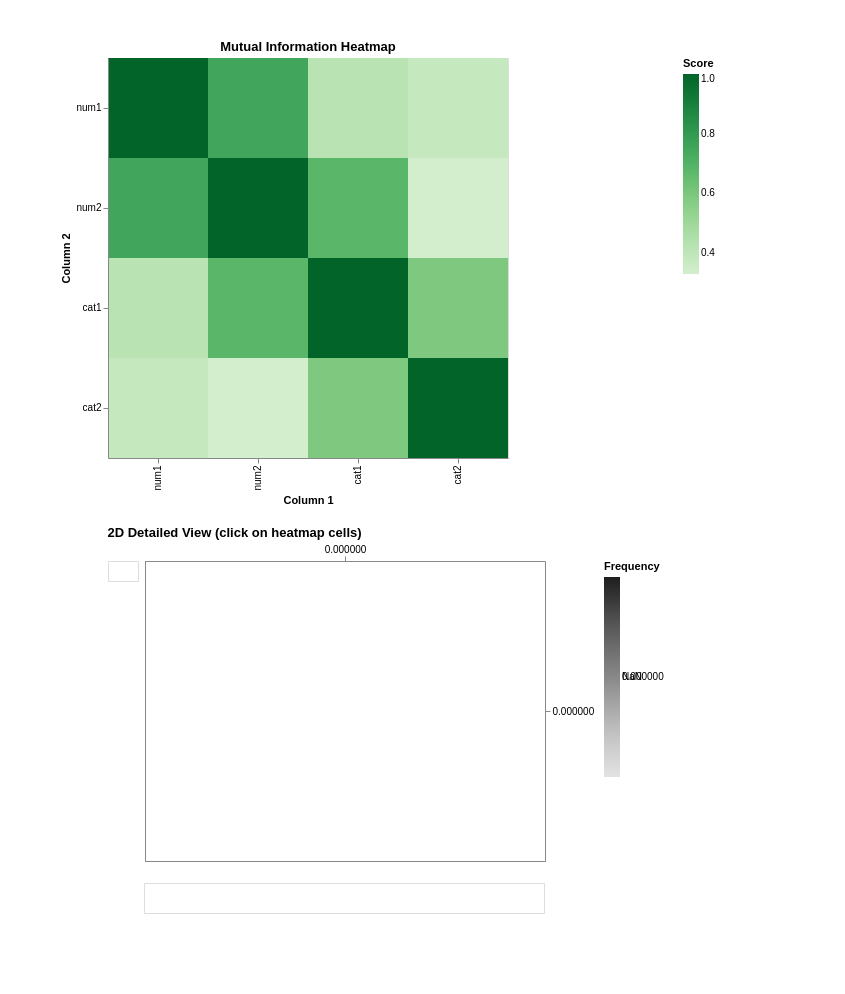

Notebook code cell kept with this figure:
### Code cell
plot_heatmap(df, detailed_df=detailed_df, interactive=True)

### Figure 1 — Vega-Lite specification as saved in the notebook (floating-point values rounded to 4 significant figures)
{"config": {"view": {"continuousWidth": 300, "continuousHeight": 300}}, "vconcat": [{"data": {"name": "data-33ac42c84b1e6694e850e5a1ef74e7e7"}, "mark": {"type": "rect"}, "encoding": {"color": {"condition": {"test": "(datum.Score === 0)", "value": "white"}, "field": "Score", "legend": {}, "scale": {"scheme": "greens"}, "type": "quantitative"}, "tooltip": [{"field": "Column 1", "type": "nominal"}, {"field": "Column 2", "type": "nominal"}, {"field": "Score", "type": "quantitative"}], "x": {"field": "Column 1", "sort": ["num1", "num2", "cat1", "cat2"], "title": "Column 1", "type": "nominal"}, "y": {"field": "Column 2", "sort": ["num1", "num2", "cat1", "cat2"], "title": "Column 2", "type": "nominal"}}, "height": 400, "name": "view_1", "title": "Mutual Information Heatmap", "width": 400}, {"vconcat": [{"hconcat": [{"mark": {"type": "text", "angle": 270, "fontSize": 12, "strokeWidth": 0.5}, "encoding": {"text": {"field": "Column 2", "type": "nominal"}, "x": {"value": 15}, "y": {"value": 150}}, "name": "view_3", "transform": [{"filter": {"param": "param_1"}}], "width": 30}, {"layer": [{"mark": {"type": "text", "strokeWidth": 0.5, "text": "No Data: self comparison"}, "name": "view_2", "transform": [{"filter": {"and": [{"param": "param_1"}, "(datum.comparison_type === 'same-same')"]}}]}, {"mark": {"type": "text", "strokeWidth": 0.5, "text": "Nothing selected"}, "transform": [{"filter": {"and": [{"param": "param_1"}, "(datum.comparison_type === 'none')"]}}]}, {"mark": {"type": "circle", "color": "black", "size": 60}, "encoding": {"tooltip": [{"field": "x_data", "type": "quantitative"}, {"field": "y_data", "type": "quantitative"}], "x": {"axis": {"orient": "bottom"}, "field": "x_data", "title": null, "type": "quantitative"}, "y": {"axis": {"orient": "left"}, "field": "y_data", "title": null, "type": "quantitative"}}, "transform": [{"filter": {"and": [{"param": "param_1"}, "(datum.comparison_type === 'num-num')"]}}]}, {"mark": {"type": "boxplot", "color": "black", "size": 60}, "encoding": {"tooltip": [{"field": "x_data", "type": "nominal"}, {"field": "y_data", "type": "quantitative"}], "x": {"axis": {"orient": "top"}, "field": "x_data", "title": null, "type": "quantitative"}, "y": {"axis": {"orient": "left"}, "field": "y_data", "scale": {"padding": 0.5}, "title": null, "type": "nominal"}}, "transform": [{"filter": {"and": [{"param": "param_1"}, "(datum.comparison_type === 'num-cat')"]}}]}, {"mark": {"type": "boxplot", "color": "black", "size": 60}, "encoding": {"tooltip": [{"field": "x_data", "type": "nominal"}, {"field": "y_data", "type": "quantitative"}], "x": {"axis": {"orient": "bottom"}, "field": "x_data", "scale": {"padding": 0.5}, "title": null, "type": "nominal"}, "y": {"axis": {"orient": "right"}, "field": "y_data", "title": null, "type": "quantitative"}}, "transform": [{"filter": {"and": [{"param": "param_1"}, "(datum.comparison_type === 'cat-num')"]}}]}, {"mark": {"type": "rect", "stroke": "white"}, "encoding": {"color": {"condition": {"test": "(datum.Frequency === 0)", "value": "white"}, "field": "Frequency", "legend": {"offset": 10, "orient": "right"}, "scale": {"domainMin": 0, "scheme": "greys"}, "type": "quantitative"}, "tooltip": [{"field": "x_data", "type": "nominal"}, {"field": "y_data", "type": "nominal"}, {"field": "Frequency", "type": "quantitative"}], "x": {"axis": {"orient": "bottom"}, "field": "x_data", "title": null, "type": "nominal"}, "y": {"axis": {"orient": "left"}, "field": "y_data", "title": null, "type": "nominal"}}, "transform": [{"filter": {"and": [{"param": "param_1"}, "(datum.comparison_type === 'cat-cat')"]}}]}], "height": 300, "resolve": {"legend": {"color": "independent"}, "scale": {"color": "independent", "x": "shared", "y": "shared"}}, "width": 400}], "spacing": 5}, {"hconcat": [{"mark": {"type": "text", "opacity": 0}, "height": 30, "name": "view_4", "transform": [{"filter": "(datum.comparison_type === 'never-matches')"}], "width": 30}, {"mark": {"type": "text", "align": "center", "fontSize": 12, "strokeWidth": 0.5}, "encoding": {"text": {"field": "Column 1", "type": "nominal"}, "x": {"value": 200}, "y": {"value": 15}}, "height": 30, "name": "view_5", "transform": [{"filter": {"param": "param_1"}}], "width": 400}], "spacing": 5}], "data": {"name": "data-77cf99bccd0a7bd95285b75315df2727"}, "title": "2D Detailed View (click on heatmap cells)"}], "padding": {"left": 60, "right": 130, "top": 40, "bottom": 80}, "params": [{"name": "param_1", "select": {"type": "point", "clear": false, "fields": ["Column 1", "Column 2"], "on": "click"}, "value": [{"Column 1": null}, {"Column 2": null}], "views": ["view_1"]}, {"name": "param_2", "select": {"type": "interval", "encodings": ["x", "y"]}, "bind": "scales", "views": ["view_1", "view_3", "view_2", "view_4", "view_5"]}], "spacing": 20, "$schema": "https://vega.github.io/schema/vega-lite/v5.20.1.json", "datasets": {"data-33ac42c84b1e6694e850e5a1ef74e7e7": [{"Column 1": "num1", "Column 2": "num1", "Score": 1.0}, {"Column 1": "num1", "Column 2": "num2", "Score": 0.75}, {"Column 1": "num1", "Column 2": "cat1", "Score": 0.42}, {"Column 1": "num1", "Column 2": "cat2", "Score": 0.38}, {"Column 1": "num2", "Column 2": "num1", "Score": 0.75}, {"Column 1": "num2", "Column 2": "num2", "Score": 1.0}, {"Column 1": "num2", "Column 2": "cat1", "Score": 0.68}, {"Column 1": "num2", "Column 2": "cat2", "Score": 0.33}, {"Column 1": "cat1", "Column 2": "num1", "Score": 0.42}, {"Column 1": "cat1", "Column 2": "num2", "Score": 0.68}, {"Column 1": "cat1", "Column 2": "cat1", "Score": 1.0}, {"Column 1": "cat1", "Column 2": "cat2", "Score": 0.59}, {"Column 1": "cat2", "Column 2": "num1", "Score": 0.38}, {"Column 1": "cat2", "Column 2": "num2", "Score": 0.33}, {"Column 1": "cat2", "Column 2": "cat1", "Score": 0.59}, {"Column 1": "cat2", "Column 2": "cat2", "Score": 1.0}], "data-77cf99bccd0a7bd95285b75315df2727": [{"Column 1": "num1", "Column 2": "num1", "comparison_type": "same-same", "x_data": null, "y_data": null, "Frequency": 0}, {"Column 1": "num2", "Column 2": "num2", "comparison_type": "same-same", "x_data": null, "y_data": null, "Frequency": 0}, {"Column 1": "cat1", "Column 2": "cat1", "comparison_type": "same-same", "x_data": null, "y_data": null, "Frequency": 0}, {"Column 1": "cat2", "Column 2": "cat2", "comparison_type": "same-same", "x_data": null, "y_data": null, "Frequency": 0}, {"Column 1": "num1", "Column 2": "num2", "comparison_type": "num-num", "x_data": "1.2", "y_data": "3.5", "Frequency": 0}, {"Column 1": "num1", "Column 2": "num2", "comparison_type": "num-num", "x_data": "4.0", "y_data": "2.4", "Frequency": 0}, {"Column 1": "num1", "Column 2": "num2", "comparison_type": "num-num", "x_data": "2.2", "y_data": "6.0", "Frequency": 0}, {"Column 1": "num1", "Column 2": "num2", "comparison_type": "num-num", "x_data": "1.3", "y_data": "4.6", "Frequency": 0}, {"Column 1": "num1", "Column 2": "num2", "comparison_type": "num-num", "x_data": "4.5", "y_data": "0.5", "Frequency": 0}, {"Column 1": "num1", "Column 2": "cat1", "comparison_type": "num-cat", "x_data": "1.2", "y_data": "foo", "Frequency": 0}, {"Column 1": "num1", "Column 2": "cat1", "comparison_type": "num-cat", "x_data": "3.8", "y_data": "foo", "Frequency": 0}, {"Column 1": "num1", "Column 2": "cat1", "comparison_type": "num-cat", "x_data": "4.3", "y_data": "foo", "Frequency": 0}, {"Column 1": "num1", "Column 2": "cat1", "comparison_type": "num-cat", "x_data": "8.3", "y_data": "bar", "Frequency": 0}, {"Column 1": "num1", "Column 2": "cat1", "comparison_type": "num-cat", "x_data": "1.9", "y_data": "bar", "Frequency": 0}, {"Column 1": "num1", "Column 2": "cat1", "comparison_type": "num-cat", "x_data": "3.4", "y_data": "bar", "Frequency": 0}, {"Column 1": "num1", "Column 2": "cat1", "comparison_type": "num-cat", "x_data": "6.2", "y_data": "quagga", "Frequency": 0}, {"Column 1": "num1", "Column 2": "cat1", "comparison_type": "num-cat", "x_data": "3.2", "y_data": "quagga", "Frequency": 0}, {"Column 1": "num1", "Column 2": "cat1", "comparison_type": "num-cat", "x_data": "2.5", "y_data": "quagga", "Frequency": 0}, {"Column 1": "num1", "Column 2": "cat2", "comparison_type": "num-cat", "x_data": "7.1", "y_data": "yes", "Frequency": 0}, {"Column 1": "num1", "Column 2": "cat2", "comparison_type": "num-cat", "x_data": "6.7", "y_data": "yes", "Frequency": 0}, {"Column 1": "num1", "Column 2": "cat2", "comparison_type": "num-cat", "x_data": "3.2", "y_data": "yes", "Frequency": 0}, {"Column 1": "num1", "Column 2": "cat2", "comparison_type": "num-cat", "x_data": "8.1", "y_data": "no", "Frequency": 0}, {"Column 1": "num1", "Column 2": "cat2", "comparison_type": "num-cat", "x_data": "1.9", "y_data": "no", "Frequency": 0}, {"Column 1": "num1", "Column 2": "cat2", "comparison_type": "num-cat", "x_data": "2.8", "y_data": "no", "Frequency": 0}, {"Column 1": "num2", "Column 2": "num1", "comparison_type": "num-num", "x_data": "3.5", "y_data": "1.2", "Frequency": 0}, {"Column 1": "num2", "Column 2": "num1", "comparison_type": "num-num", "x_data": "2.4", "y_data": "4.0", "Frequency": 0}, {"Column 1": "num2", "Column 2": "num1", "comparison_type": "num-num", "x_data": "6.0", "y_data": "2.2", "Frequency": 0}, {"Column 1": "num2", "Column 2": "num1", "comparison_type": "num-num", "x_data": "4.6", "y_data": "1.3", "Frequency": 0}, {"Column 1": "num2", "Column 2": "num1", "comparison_type": "num-num", "x_data": "0.5", "y_data": "4.5", "Frequency": 0}, {"Column 1": "num2", "Column 2": "cat1", "comparison_type": "num-cat", "x_data": "4.4", "y_data": "foo", "Frequency": 0}, {"Column 1": "num2", "Column 2": "cat1", "comparison_type": "num-cat", "x_data": "3.2", "y_data": "foo", "Frequency": 0}, {"Column 1": "num2", "Column 2": "cat1", "comparison_type": "num-cat", "x_data": "2.0", "y_data": "foo", "Frequency": 0}, {"Column 1": "num2", "Column 2": "cat1", "comparison_type": "num-cat", "x_data": "3.6", "y_data": "bar", "Frequency": 0}, {"Column 1": "num2", "Column 2": "cat1", "comparison_type": "num-cat", "x_data": "1.4", "y_data": "bar", "Frequency": 0}, {"Column 1": "num2", "Column 2": "cat1", "comparison_type": "num-cat", "x_data": "9.1", "y_data": "bar", "Frequency": 0}, {"Column 1": "num2", "Column 2": "cat1", "comparison_type": "num-cat", "x_data": "7.6", "y_data": "quagga", "Frequency": 0}, {"Column 1": "num2", "Column 2": "cat1", "comparison_type": "num-cat", "x_data": "3.2", "y_data": "quagga", "Frequency": 0}, {"Column 1": "num2", "Column 2": "cat1", "comparison_type": "num-cat", "x_data": "1.0", "y_data": "quagga", "Frequency": 0}, {"Column 1": "num2", "Column 2": "cat2", "comparison_type": "num-cat", "x_data": "4.1", "y_data": "yes", "Frequency": 0}, {"Column 1": "num2", "Column 2": "cat2", "comparison_type": "num-cat", "x_data": "9.3", "y_data": "yes", "Frequency": 0}, {"Column 1": "num2", "Column 2": "cat2", "comparison_type": "num-cat", "x_data": "3.9", "y_data": "yes", "Frequency": 0}, {"Column 1": "num2", "Column 2": "cat2", "comparison_type": "num-cat", "x_data": "7.3", "y_data": "no", "Frequency": 0}, {"Column 1": "num2", "Column 2": "cat2", "comparison_type": "num-cat", "x_data": "4.5", "y_data": "no", "Frequency": 0}, {"Column 1": "num2", "Column 2": "cat2", "comparison_type": "num-cat", "x_data": "6.7", "y_data": "no", "Frequency": 0}, {"Column 1": "cat1", "Column 2": "num1", "comparison_type": "cat-num", "x_data": "foo", "y_data": "1.2", "Frequency": 0}, {"Column 1": "cat1", "Column 2": "num1", "comparison_type": "cat-num", "x_data": "foo", "y_data": "3.8", "Frequency": 0}, {"Column 1": "cat1", "Column 2": "num1", "comparison_type": "cat-num", "x_data": "foo", "y_data": "4.3", "Frequency": 0}, {"Column 1": "cat1", "Column 2": "num1", "comparison_type": "cat-num", "x_data": "bar", "y_data": "8.3", "Frequency": 0}, {"Column 1": "cat1", "Column 2": "num1", "comparison_type": "cat-num", "x_data": "bar", "y_data": "1.9", "Frequency": 0}, {"Column 1": "cat1", "Column 2": "num1", "comparison_type": "cat-num", "x_data": "bar", "y_data": "3.4", "Frequency": 0}, {"Column 1": "cat1", "Column 2": "num1", "comparison_type": "cat-num", "x_data": "quagga", "y_data": "6.2", "Frequency": 0}, {"Column 1": "cat1", "Column 2": "num1", "comparison_type": "cat-num", "x_data": "quagga", "y_data": "3.2", "Frequency": 0}, {"Column 1": "cat1", "Column 2": "num1", "comparison_type": "cat-num", "x_data": "quagga", "y_data": "2.5", "Frequency": 0}, {"Column 1": "cat1", "Column 2": "num2", "comparison_type": "cat-num", "x_data": "foo", "y_data": "4.4", "Frequency": 0}, {"Column 1": "cat1", "Column 2": "num2", "comparison_type": "cat-num", "x_data": "foo", "y_data": "3.2", "Frequency": 0}, {"Column 1": "cat1", "Column 2": "num2", "comparison_type": "cat-num", "x_data": "foo", "y_data": "2.0", "Frequency": 0}, {"Column 1": "cat1", "Column 2": "num2", "comparison_type": "cat-num", "x_data": "bar", "y_data": "3.6", "Frequency": 0}, {"Column 1": "cat1", "Column 2": "num2", "comparison_type": "cat-num", "x_data": "bar", "y_data": "1.4", "Frequency": 0}, {"Column 1": "cat1", "Column 2": "num2", "comparison_type": "cat-num", "x_data": "bar", "y_data": "9.1", "Frequency": 0}, {"Column 1": "cat1", "Column 2": "num2", "comparison_type": "cat-num", "x_data": "quagga", "y_data": "7.6", "Frequency": 0}, {"Column 1": "cat1", "Column 2": "num2", "comparison_type": "cat-num", "x_data": "quagga", "y_data": "3.2", "Frequency": 0}, {"Column 1": "cat1", "Column 2": "num2", "comparison_type": "cat-num", "x_data": "quagga", "y_data": "1.0", "Frequency": 0}, {"Column 1": "cat2", "Column 2": "num1", "comparison_type": "cat-num", "x_data": "yes", "y_data": "7.1", "Frequency": 0}, {"Column 1": "cat2", "Column 2": "num1", "comparison_type": "cat-num", "x_data": "yes", "y_data": "6.7", "Frequency": 0}, {"Column 1": "cat2", "Column 2": "num1", "comparison_type": "cat-num", "x_data": "yes", "y_data": "3.2", "Frequency": 0}, {"Column 1": "cat2", "Column 2": "num1", "comparison_type": "cat-num", "x_data": "no", "y_data": "8.1", "Frequency": 0}, {"Column 1": "cat2", "Column 2": "num1", "comparison_type": "cat-num", "x_data": "no", "y_data": "1.9", "Frequency": 0}, {"Column 1": "cat2", "Column 2": "num1", "comparison_type": "cat-num", "x_data": "no", "y_data": "2.8", "Frequency": 0}, {"Column 1": "cat2", "Column 2": "num2", "comparison_type": "cat-num", "x_data": "yes", "y_data": "4.1", "Frequency": 0}, {"Column 1": "cat2", "Column 2": "num2", "comparison_type": "cat-num", "x_data": "yes", "y_data": "9.3", "Frequency": 0}, {"Column 1": "cat2", "Column 2": "num2", "comparison_type": "cat-num", "x_data": "yes", "y_data": "3.9", "Frequency": 0}, {"Column 1": "cat2", "Column 2": "num2", "comparison_type": "cat-num", "x_data": "no", "y_data": "7.3", "Frequency": 0}, {"Column 1": "cat2", "Column 2": "num2", "comparison_type": "cat-num", "x_data": "no", "y_data": "4.5", "Frequency": 0}, {"Column 1": "cat2", "Column 2": "num2", "comparison_type": "cat-num", "x_data": "no", "y_data": "6.7", "Frequency": 0}, {"Column 1": null, "Column 2": null, "comparison_type": "none", "x_data": null, "y_data": null, "Frequency": 0}, {"Column 1": "cat1", "Column 2": "cat2", "comparison_type": "cat-cat", "x_data": "foo", "y_data": "yes", "Frequency": 2}, {"Column 1": "cat1", "Column 2": "cat2", "comparison_type": "cat-cat", "x_data": "bar", "y_data": "yes", "Frequency": 6}, {"Column 1": "cat2", "Column 2": "cat1", "comparison_type": "cat-cat", "x_data": "no", "y_data": "foo", "Frequency": 3}, {"Column 1": "cat2", "Column 2": "cat1", "comparison_type": "cat-cat", "x_data": "yes", "y_data": "foo", "Frequency": 2}, {"Column 1": "cat1", "Column 2": "cat2", "comparison_type": "cat-cat", "x_data": "foo", "y_data": "no", "Frequency": 3}, {"Column 1": "cat2", "Column 2": "cat1", "comparison_type": "cat-cat", "x_data": "yes", "y_data": "bar", "Frequency": 6}, {"Column 1": "cat1", "Column 2": "cat2", "comparison_type": "cat-cat", "x_data": "quagga", "y_data": "yes", "Frequency": 2}, {"Column 1": "cat2", "Column 2": "cat1", "comparison_type": "cat-cat", "x_data": "yes", "y_data": "quagga", "Frequency": 2}, {"Column 1": "cat1", "Column 2": "cat2", "comparison_type": "cat-cat", "x_data": "quagga", "y_data": "no", "Frequency": 3}, {"Column 1": "cat2", "Column 2": "cat1", "comparison_type": "cat-cat", "x_data": "no", "y_data": "quagga", "Frequency": 3}, {"Column 1": "cat2", "Column 2": "cat1", "comparison_type": "cat-cat", "x_data": "no", "y_data": "bar", "Frequency": 0}, {"Column 1": "cat1", "Column 2": "cat2", "comparison_type": "cat-cat", "x_data": "bar", "y_data": "no", "Frequency": 0}]}}
